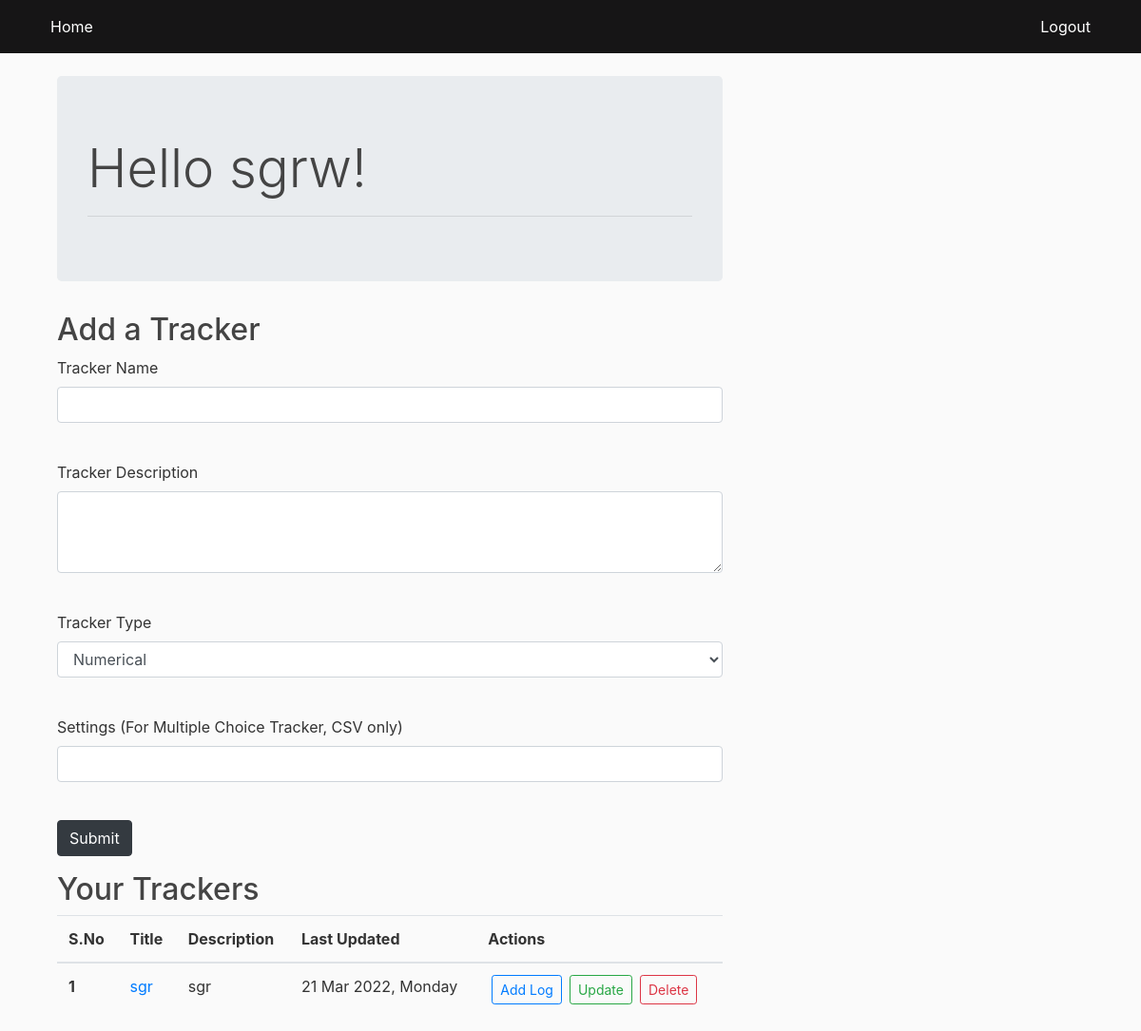
Screenshot of /home (signed in) with the database file from the repository.
### app.py (models this page shows, shortened)
class User(db.Model,UserMixin):
    id=db.Column(db.Integer,primary_key=True)
    username=db.Column(db.String(20),unique=True)
    email=db.Column(db.String(200),unique=True)
    password=db.Column(db.String(200))
    trackers=db.relationship('Tracker', backref='user')

class Tracker(db.Model):
    sno=db.Column(db.Integer,primary_key=True )
    title=db.Column(db.String(200),nullable=False)
    type=db.Column(db.String(200),nullable=False)
    desc=db.Column(db.String(500),nullable=False)
    date=db.Column(db.DateTime,default=datetime.utcnow)
    settings=db.Column(db.String(300), nullable=True)
    user_id=db.Column(db.Integer,db.ForeignKey("user.id"))
    logs = db.relationship('Log', backref='tracker')

### app.py (the view, shortened to what this page needs)
@app.route('/home', methods=['GET','POST'])
def index():
    if current_user.is_authenticated:
        id=current_user.id
        alltrackers = Tracker.query.filter_by(user_id=id).all()
        return render_template('index.html', alltrackers=alltrackers)
    else: return redirect(url_for('login'))

### app.py (called while the page is built)
@login_manager.user_loader
def load_user(user_id):
    return User.query.get(int(user_id))

### templates/index.html (shortened to what this page needs)
{% extends 'base.html' %}
{% block body %}
    <div class="container">
        <div class="jumbotron">
            <h2 class="display-4 ">Hello {{current_user.username}}!</h2>
            <hr class="mb-1">
           </div>
        <h2>Add a Tracker</h2>
        <form action="/home" method="POST">
            <div class="mb-3">
                <label for="title" class="form-label">Tracker Name</label>
                <input type="text" class="form-control" name="title" id="title">
            </div><br>
            <div class="form-group">
                <label for="desc" class="form-label">Tracker Description</label>
                <textarea type="text" class="form-control" name="desc" id="desc" rows="3"></textarea>
            </div> <br>
            <div class="form-group">
                <label for="type">Tracker Type</label>
                <select class="form-control" id="type" name="type">
                  <option value="num">Numerical</option>
                </select>
              </div> <br>
              <div class="form-group">
                <label for="settings">Settings (For Multiple Choice Tracker, CSV only)</label>
                <input type="text" class="form-control" id="settings" name="settings">
              </div> <br>
            <button type="submit" class="btn btn-dark">Submit</button>
        </form>
    </div>
    <div class="container my-3">
        <h2>Your Trackers</h2>
        {% if alltrackers|length==0 %}
        <div class="alert alert-secondary" role="alert">
            No tracker found.
            Add your first tracker now!!
          </div>
        {% else %}
        <table class="table">
            <thead>
                <tr>
                    <th scope="col">S.No</th>
                    <th scope="col">Title</th>
                    <th scope="col">Description</th>
                    <th scope="col">Last Updated</th>
                    <th scope="col">Actions</th>
                </tr>
            </thead>
            <tbody>
                {% for tracker in alltrackers %}
                <tr>
                    <th scope="row">{{loop.index}}</th>
                    <td> <a href="/showlogs/{{tracker.sno}}"> {{tracker.title}} </a> </td>
                    <td>{{tracker.desc}}</td>
                    <td>{{tracker.date.strftime("%d %b %Y, %A")}}</td>
                    <td>
                        <a href="/addlog/{{tracker.sno}}" type="button"
                            class="btn btn-outline-primary btn-sm mx-1">Add Log</button>
                        <a href="/update/{{tracker.sno}}" type="button"
                            class="btn btn-outline-success btn-sm mx-1">Update</button>
                            <a href="/delete/{{tracker.sno}}" type="button"
                                class="btn btn-outline-danger btn-sm mx-1">Delete</button>
                    </td>
                </tr>
                {% endfor %}
                {% endif %}
            </tbody>
        </table>
    </div>
    {% endblock body %}

### static/main.css (style rules this page uses)
body { background: #fafafa; color: #333333; margin-top: 5rem; }
h1, h2, h3, h4, h5, h6 { color: #444444; }

### rows the page displays
User: username "sgrw"
Tracker: title "sgr", desc "sgr", date "21 Mar 2022, Monday"
